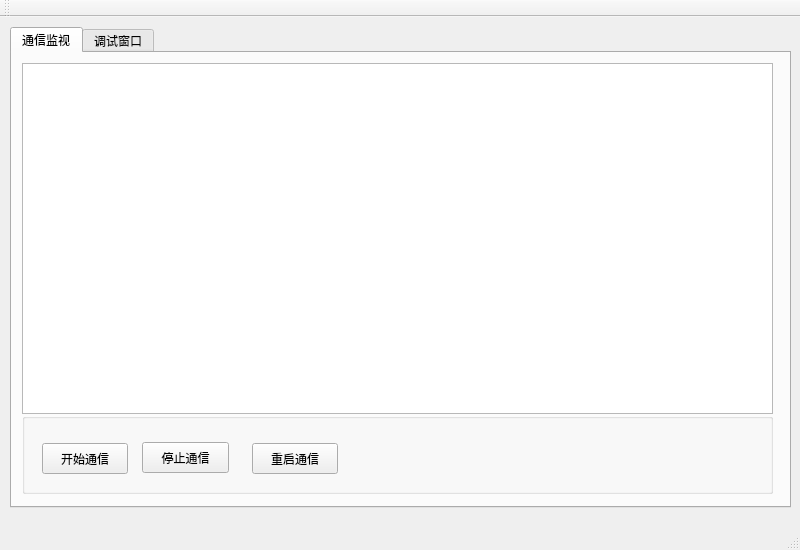
<?xml version="1.0" encoding="UTF-8"?>
<ui version="4.0">
 <class>MainWindow</class>
 <widget class="QMainWindow" name="MainWindow">
  <property name="geometry">
   <rect>
    <x>0</x>
    <y>0</y>
    <width>800</width>
    <height>550</height>
   </rect>
  </property>
  <property name="windowTitle">
   <string>MainWindow</string>
  </property>
  <widget class="QWidget" name="centralWidget">
   <widget class="QTabWidget" name="tabWidget">
    <property name="geometry">
     <rect>
      <x>10</x>
      <y>10</y>
      <width>781</width>
      <height>481</height>
     </rect>
    </property>
    <property name="currentIndex">
     <number>0</number>
    </property>
    <widget class="QWidget" name="tab">
     <attribute name="title">
      <string>通信监视</string>
     </attribute>
     <widget class="QTableView" name="tableView">
      <property name="geometry">
       <rect>
        <x>10</x>
        <y>10</y>
        <width>751</width>
        <height>351</height>
       </rect>
      </property>
     </widget>
     <widget class="QGroupBox" name="groupBox">
      <property name="geometry">
       <rect>
        <x>10</x>
        <y>360</y>
        <width>751</width>
        <height>81</height>
       </rect>
      </property>
      <property name="title">
       <string/>
      </property>
      <widget class="QPushButton" name="pushButton_StopThread">
       <property name="geometry">
        <rect>
         <x>120</x>
         <y>29</y>
         <width>87</width>
         <height>31</height>
        </rect>
       </property>
       <property name="text">
        <string>停止通信</string>
       </property>
      </widget>
      <widget class="QPushButton" name="pushButton_RestartThread">
       <property name="geometry">
        <rect>
         <x>230</x>
         <y>30</y>
         <width>86</width>
         <height>31</height>
        </rect>
       </property>
       <property name="text">
        <string>重启通信</string>
       </property>
      </widget>
      <widget class="QPushButton" name="pushButton_StartThread">
       <property name="geometry">
        <rect>
         <x>20</x>
         <y>30</y>
         <width>86</width>
         <height>31</height>
        </rect>
       </property>
       <property name="text">
        <string>开始通信</string>
       </property>
      </widget>
     </widget>
    </widget>
    <widget class="QWidget" name="tab_2">
     <attribute name="title">
      <string>调试窗口</string>
     </attribute>
     <widget class="QWidget" name="layoutWidget">
      <property name="geometry">
       <rect>
        <x>10</x>
        <y>410</y>
        <width>751</width>
        <height>31</height>
       </rect>
      </property>
      <layout class="QHBoxLayout" name="horizontalLayout_4">
       <property name="bottomMargin">
        <number>0</number>
       </property>
       <item>
        <widget class="QLabel" name="label_10">
         <property name="text">
          <string>功能码:</string>
         </property>
        </widget>
       </item>
       <item>
        <widget class="QComboBox" name="writeTable_2"/>
       </item>
       <item>
        <spacer name="horizontalSpacer_3">
         <property name="orientation">
          <enum>Qt::Horizontal</enum>
         </property>
         <property name="sizeHint" stdset="0">
          <size>
           <width>13</width>
           <height>17</height>
          </size>
         </property>
        </spacer>
       </item>
       <item>
        <widget class="QPushButton" name="readButton_2">
         <property name="sizePolicy">
          <sizepolicy hsizetype="Maximum" vsizetype="Fixed">
           <horstretch>0</horstretch>
           <verstretch>0</verstretch>
          </sizepolicy>
         </property>
         <property name="text">
          <string>Read</string>
         </property>
        </widget>
       </item>
       <item>
        <widget class="QPushButton" name="writeButton_2">
         <property name="text">
          <string>Write</string>
         </property>
        </widget>
       </item>
       <item>
        <widget class="QPushButton" name="readWriteButton_2">
         <property name="enabled">
          <bool>false</bool>
         </property>
         <property name="text">
          <string>Read-Write</string>
         </property>
        </widget>
       </item>
      </layout>
     </widget>
     <widget class="QWidget" name="layoutWidget_2">
      <property name="geometry">
       <rect>
        <x>10</x>
        <y>61</y>
        <width>751</width>
        <height>341</height>
       </rect>
      </property>
      <layout class="QHBoxLayout" name="horizontalLayout_5">
       <property name="bottomMargin">
        <number>1</number>
       </property>
       <item>
        <widget class="QGroupBox" name="groupBox_3">
         <property name="sizePolicy">
          <sizepolicy hsizetype="Preferred" vsizetype="Preferred">
           <horstretch>0</horstretch>
           <verstretch>0</verstretch>
          </sizepolicy>
         </property>
         <property name="minimumSize">
          <size>
           <width>250</width>
           <height>0</height>
          </size>
         </property>
         <property name="title">
          <string>读区域</string>
         </property>
         <layout class="QGridLayout" name="gridLayout_4">
          <item row="0" column="0">
           <widget class="QLabel" name="label_11">
            <property name="text">
             <string>Start address:</string>
            </property>
           </widget>
          </item>
          <item row="0" column="1">
           <widget class="QSpinBox" name="readAddress_2">
            <property name="maximum">
             <number>9</number>
            </property>
           </widget>
          </item>
          <item row="1" column="0">
           <widget class="QLabel" name="label_12">
            <property name="text">
             <string>Number of values:</string>
            </property>
           </widget>
          </item>
          <item row="1" column="1">
           <widget class="QComboBox" name="readSize_2">
            <property name="currentIndex">
             <number>9</number>
            </property>
            <item>
             <property name="text">
              <string>1</string>
             </property>
            </item>
            <item>
             <property name="text">
              <string>2</string>
             </property>
            </item>
            <item>
             <property name="text">
              <string>3</string>
             </property>
            </item>
            <item>
             <property name="text">
              <string>4</string>
             </property>
            </item>
            <item>
             <property name="text">
              <string>5</string>
             </property>
            </item>
            <item>
             <property name="text">
              <string>6</string>
             </property>
            </item>
            <item>
             <property name="text">
              <string>7</string>
             </property>
            </item>
            <item>
             <property name="text">
              <string>8</string>
             </property>
            </item>
            <item>
             <property name="text">
              <string>9</string>
             </property>
            </item>
            <item>
             <property name="text">
              <string>10</string>
             </property>
            </item>
           </widget>
          </item>
          <item row="2" column="0">
           <widget class="QLabel" name="label_13">
            <property name="text">
             <string>Result:</string>
            </property>
           </widget>
          </item>
          <item row="3" column="0" colspan="2">
           <widget class="QListWidget" name="readValue_2">
            <property name="minimumSize">
             <size>
              <width>0</width>
              <height>0</height>
             </size>
            </property>
           </widget>
          </item>
         </layout>
        </widget>
       </item>
       <item>
        <widget class="QGroupBox" name="writeGroupBox_2">
         <property name="sizePolicy">
          <sizepolicy hsizetype="Preferred" vsizetype="Preferred">
           <horstretch>0</horstretch>
           <verstretch>0</verstretch>
          </sizepolicy>
         </property>
         <property name="minimumSize">
          <size>
           <width>225</width>
           <height>0</height>
          </size>
         </property>
         <property name="title">
          <string>写区域</string>
         </property>
         <layout class="QGridLayout" name="gridLayout_5">
          <item row="0" column="0">
           <widget class="QLabel" name="label_14">
            <property name="text">
             <string>Start address:</string>
            </property>
           </widget>
          </item>
          <item row="3" column="0" colspan="2">
           <widget class="QTreeView" name="writeValueTable_2">
            <property name="showDropIndicator" stdset="0">
             <bool>true</bool>
            </property>
            <property name="alternatingRowColors">
             <bool>true</bool>
            </property>
            <property name="rootIsDecorated">
             <bool>false</bool>
            </property>
            <property name="uniformRowHeights">
             <bool>true</bool>
            </property>
            <property name="itemsExpandable">
             <bool>false</bool>
            </property>
            <property name="expandsOnDoubleClick">
             <bool>false</bool>
            </property>
            <attribute name="headerVisible">
             <bool>false</bool>
            </attribute>
           </widget>
          </item>
          <item row="0" column="1">
           <widget class="QSpinBox" name="writeAddress_2">
            <property name="maximum">
             <number>9</number>
            </property>
           </widget>
          </item>
          <item row="2" column="0">
           <widget class="QLabel" name="label_15">
            <property name="text">
             <string/>
            </property>
           </widget>
          </item>
          <item row="1" column="0">
           <widget class="QLabel" name="label_16">
            <property name="text">
             <string>Number of values:</string>
            </property>
           </widget>
          </item>
          <item row="1" column="1">
           <widget class="QComboBox" name="writeSize_2">
            <property name="currentIndex">
             <number>9</number>
            </property>
            <item>
             <property name="text">
              <string>1</string>
             </property>
            </item>
            <item>
             <property name="text">
              <string>2</string>
             </property>
            </item>
            <item>
             <property name="text">
              <string>3</string>
             </property>
            </item>
            <item>
             <property name="text">
              <string>4</string>
             </property>
            </item>
            <item>
             <property name="text">
              <string>5</string>
             </property>
            </item>
            <item>
             <property name="text">
              <string>6</string>
             </property>
            </item>
            <item>
             <property name="text">
              <string>7</string>
             </property>
            </item>
            <item>
             <property name="text">
              <string>8</string>
             </property>
            </item>
            <item>
             <property name="text">
              <string>9</string>
             </property>
            </item>
            <item>
             <property name="text">
              <string>10</string>
             </property>
            </item>
           </widget>
          </item>
         </layout>
        </widget>
       </item>
      </layout>
     </widget>
     <widget class="QWidget" name="layoutWidget_3">
      <property name="geometry">
       <rect>
        <x>10</x>
        <y>14</y>
        <width>751</width>
        <height>31</height>
       </rect>
      </property>
      <layout class="QGridLayout" name="gridLayout_6">
       <property name="sizeConstraint">
        <enum>QLayout::SetFixedSize</enum>
       </property>
       <item row="0" column="5">
        <widget class="QLabel" name="label_28">
         <property name="sizePolicy">
          <sizepolicy hsizetype="Maximum" vsizetype="Preferred">
           <horstretch>0</horstretch>
           <verstretch>0</verstretch>
          </sizepolicy>
         </property>
         <property name="text">
          <string>Server 地址:</string>
         </property>
        </widget>
       </item>
       <item row="0" column="7">
        <widget class="QPushButton" name="connectButton_2">
         <property name="sizePolicy">
          <sizepolicy hsizetype="Maximum" vsizetype="Fixed">
           <horstretch>0</horstretch>
           <verstretch>0</verstretch>
          </sizepolicy>
         </property>
         <property name="text">
          <string>Connect</string>
         </property>
         <property name="checkable">
          <bool>false</bool>
         </property>
         <property name="autoDefault">
          <bool>false</bool>
         </property>
         <property name="default">
          <bool>true</bool>
         </property>
        </widget>
       </item>
       <item row="0" column="4">
        <spacer name="horizontalSpacer_4">
         <property name="orientation">
          <enum>Qt::Horizontal</enum>
         </property>
         <property name="sizeHint" stdset="0">
          <size>
           <width>40</width>
           <height>20</height>
          </size>
         </property>
        </spacer>
       </item>
       <item row="0" column="6">
        <widget class="QSpinBox" name="serverEdit_2">
         <property name="sizePolicy">
          <sizepolicy hsizetype="Maximum" vsizetype="Fixed">
           <horstretch>0</horstretch>
           <verstretch>0</verstretch>
          </sizepolicy>
         </property>
         <property name="minimum">
          <number>1</number>
         </property>
         <property name="maximum">
          <number>247</number>
         </property>
        </widget>
       </item>
       <item row="0" column="1">
        <widget class="QComboBox" name="connectType_2">
         <item>
          <property name="text">
           <string>Serial</string>
          </property>
         </item>
         <item>
          <property name="text">
           <string>TCP</string>
          </property>
         </item>
        </widget>
       </item>
       <item row="0" column="2">
        <widget class="QLabel" name="label_17">
         <property name="sizePolicy">
          <sizepolicy hsizetype="Maximum" vsizetype="Preferred">
           <horstretch>0</horstretch>
           <verstretch>0</verstretch>
          </sizepolicy>
         </property>
         <property name="text">
          <string>Port:</string>
         </property>
        </widget>
       </item>
       <item row="0" column="0">
        <widget class="QLabel" name="label_18">
         <property name="sizePolicy">
          <sizepolicy hsizetype="Fixed" vsizetype="Fixed">
           <horstretch>0</horstretch>
           <verstretch>0</verstretch>
          </sizepolicy>
         </property>
         <property name="text">
          <string>连接类型:</string>
         </property>
        </widget>
       </item>
       <item row="0" column="3">
        <widget class="QLineEdit" name="portEdit_2">
         <property name="sizePolicy">
          <sizepolicy hsizetype="Preferred" vsizetype="Fixed">
           <horstretch>0</horstretch>
           <verstretch>0</verstretch>
          </sizepolicy>
         </property>
        </widget>
       </item>
      </layout>
     </widget>
    </widget>
   </widget>
  </widget>
  <widget class="QMenuBar" name="menuBar">
   <property name="geometry">
    <rect>
     <x>0</x>
     <y>0</y>
     <width>800</width>
     <height>22</height>
    </rect>
   </property>
  </widget>
  <widget class="QToolBar" name="mainToolBar">
   <attribute name="toolBarArea">
    <enum>TopToolBarArea</enum>
   </attribute>
   <attribute name="toolBarBreak">
    <bool>false</bool>
   </attribute>
  </widget>
  <widget class="QStatusBar" name="statusBar"/>
 </widget>
 <layoutdefault spacing="6" margin="11"/>
 <resources/>
 <connections/>
</ui>
